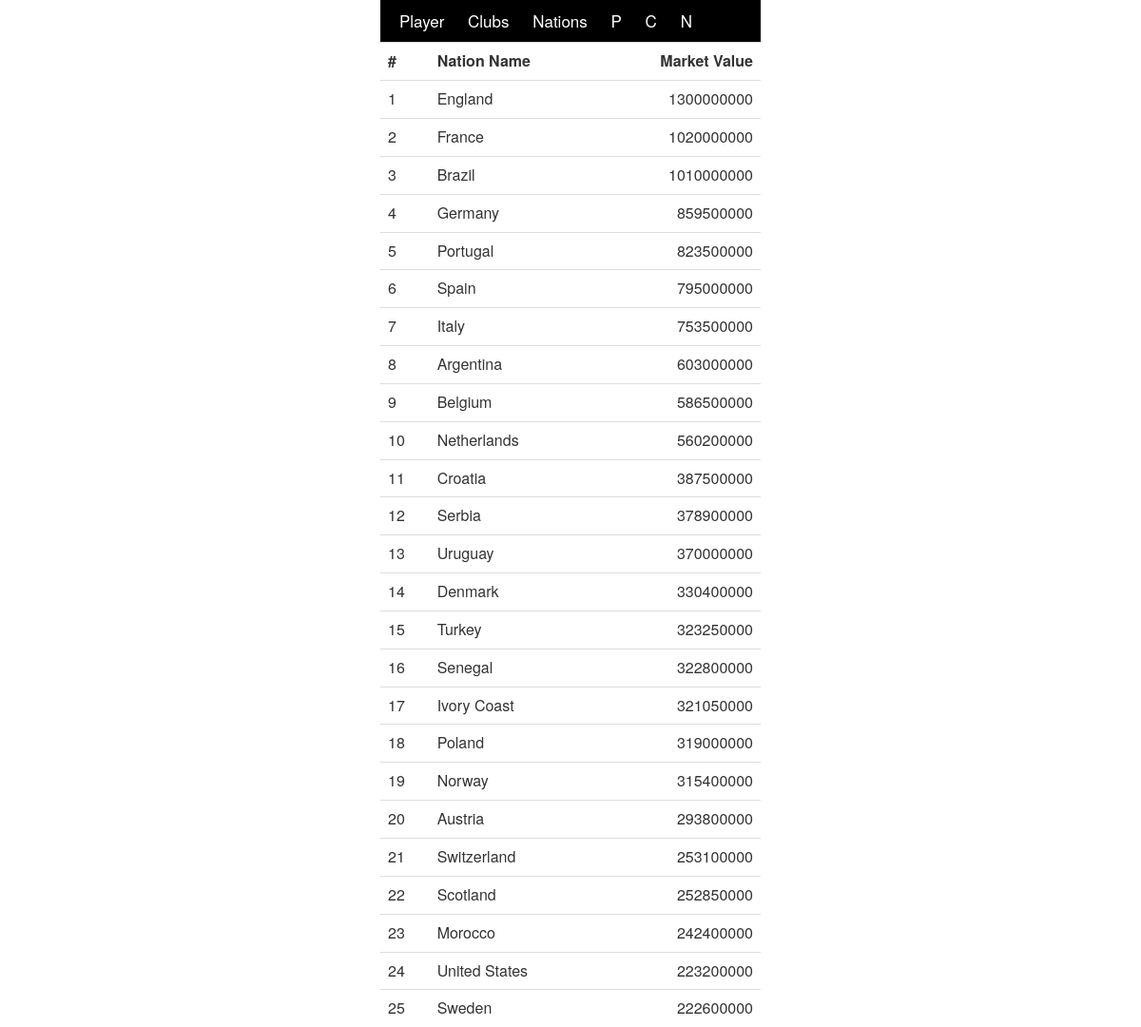
The page /nation.php on the database its author committed.
### tables this page shows
CREATE TABLE `nation` (
  `id` int(11) NOT NULL,
  `name` varchar(100) NOT NULL,
  `market_value` varchar(1000) DEFAULT NULL
);

### nation.php (the view, shortened to what this page needs)
<header>
    <link rel="stylesheet" href="https://maxcdn.bootstrapcdn.com/bootstrap/3.3.7/css/bootstrap.css">
    <?php include 'header.php';?>
</header>
<?php
include_once './database/db.php';
$sql = "SELECT * FROM nation ORDER BY market_value  + 0 desc";
if($result = mysqli_query($conn, $sql)){
    if(mysqli_num_rows($result) > 0){
        echo "<table class='table' style='max-width: 400px; margin:0 auto;'>";
            echo "<tr>";
                echo "<th scope='col'>#</th>";
                echo "<th scope='col'>Nation Name</th>";
                echo "<th scope='col' style='text-align: right'>Market Value</th>";
            echo "</tr>";
        $counter = 0;
        while($row = mysqli_fetch_array($result)){
            $counter++;
            echo "<tr>";
                echo "<td>" . $counter . "</td>";
                echo "<td>" . $row['name'] . "</td>";
                echo "<td align='right'>" . $row['market_value'] . "</td>";
            echo "</tr>";
        }
        echo "</table>";
    } else{
        echo "No records matching your query were found.";
    }
} else{
    echo "ERROR: Could not able to execute $sql. " . mysqli_error($conn);
}
?>

### rows shown on the page
nation: name "England", market_value "1300000000"
nation: name "France", market_value "1020000000"
nation: name "Brazil", market_value "1010000000"
nation: name "Germany", market_value "859500000"
nation: name "Portugal", market_value "823500000"
nation: name "Spain", market_value "795000000"
nation: name "Italy", market_value "753500000"
nation: name "Argentina", market_value "603000000"
nation: name "Belgium", market_value "586500000"
nation: name "Netherlands", market_value "560200000"
nation: name "Croatia", market_value "387500000"
nation: name "Serbia", market_value "378900000"
nation: name "Uruguay", market_value "370000000"
nation: name "Denmark", market_value "330400000"
nation: name "Turkey", market_value "323250000"
nation: name "Senegal", market_value "322800000"
nation: name "Ivory Coast", market_value "321050000"
nation: name "Poland", market_value "319000000"
nation: name "Norway", market_value "315400000"
nation: name "Austria", market_value "293800000"
nation: name "Switzerland", market_value "253100000"
nation: name "Scotland", market_value "252850000"
nation: name "Morocco", market_value "242400000"
nation: name "United States", market_value "223200000"
nation: name "Sweden", market_value "222600000"
